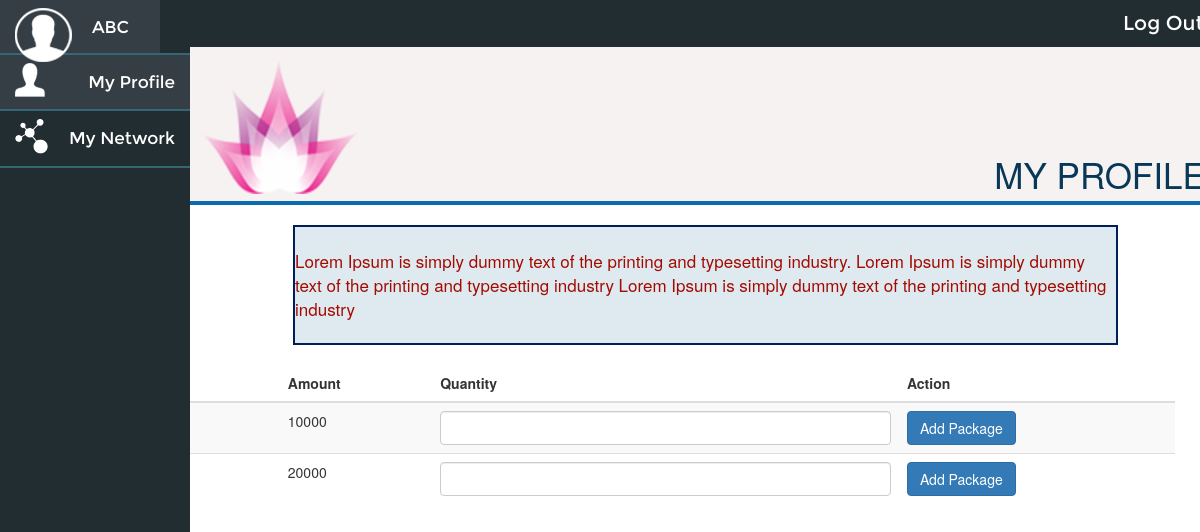
The page /onlineinvestclub/index.php/packages/add_packages on the database as committed earlier.
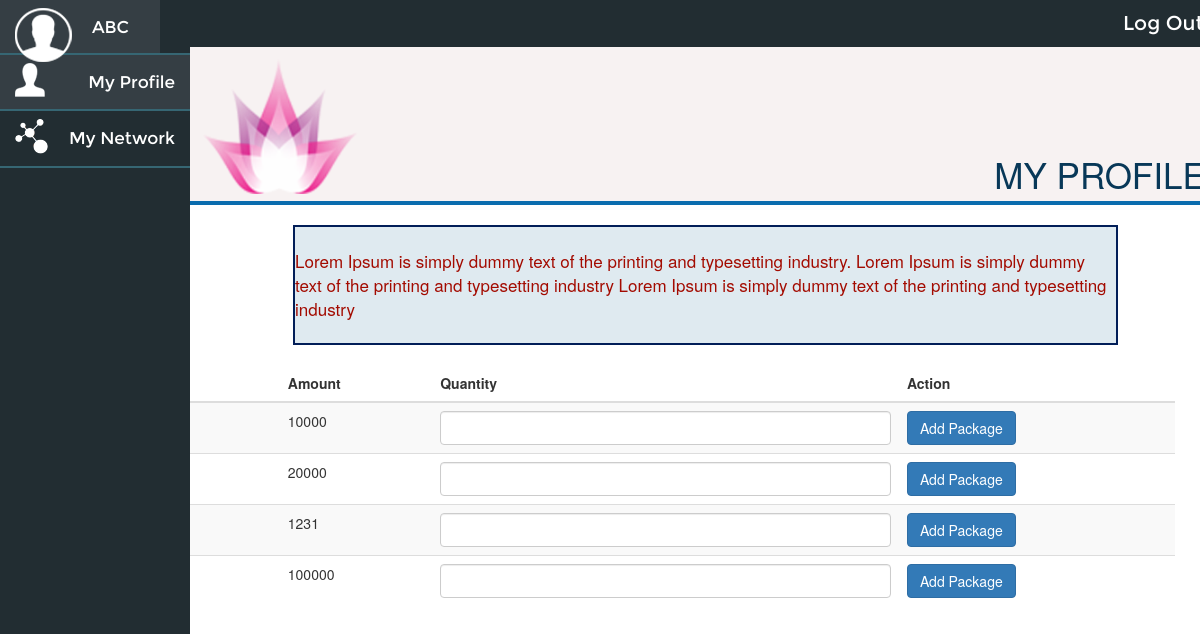
The same page on the database as committed later.
### tables this page shows
CREATE TABLE `package_master` (
  `package_id` int(11) NOT NULL,
  `package_name` varchar(255) NOT NULL,
  `package_amount` float NOT NULL,
  `package_type` varchar(255) NOT NULL,
  `package_image` text NOT NULL,
  `package_desc` text NOT NULL,
  `package_created_date` datetime NOT NULL,
  `package_status` varchar(50) NOT NULL
);

### onlineinvestclub/application/controllers/Packages.php (called while the page is built, shortened)
<?php
class Packages extends CI_Controller {
	public function add_packages()
	{
		$this->load->view('frontend/add_packages');
	}
}

### onlineinvestclub/index.php (called while the page is built, shortened)
<?php
require_once BASEPATH.'core/CodeIgniter.php';

### onlineinvestclub/application/models/Common_model.php (called while the page is built, shortened)
<?php
class Common_model extends CI_Model
{
    function getPackages($package_id,$filterArray = array())
    {
    	$this->db->trans_start();
    	$this->db->select('*');
		$this->db->from('package_master');
		$query = $this->db->get();
		$main_data = array();
		foreach($query->result() as $row)
		{
			$data = array(
							'package_id'=>$row->package_id,
							'package_name'=>$row->package_name,
							'package_amount'=>$row->package_amount,
							'package_type'=>$row->package_type,
							'package_image'=>$row->package_image,
							'package_desc'=>$row->package_desc,
							'package_status'=>$row->package_status,
							'package_created_date'=>$row->package_created_date,
							);
			if($package_id > 0)
			{
				$main_data = $data;
			}else
			{
				array_push($main_data,$data);
			}
		}
    	$this->db->trans_complete();
		return $main_data;
    }
}

### onlineinvestclub/application/helpers/functions_helper.php (called while the page is built, shortened)
<?php
$CI =& get_instance();
function getPackages($package_id=0)
{
	global $CI;
	$result = $CI->Common_model->getPackages($package_id);
	return $result;
}
?>

### onlineinvestclub/application/views/frontend/add_packages.php (the view, shortened to what this page needs)
<?php $this->view('frontend/includes/header1'); ?>
<div class="middle-content">
    <table class="table table-striped">
    <thead>
      <tr>
        <th>Package Name</th>
        <th>Amount</th>
        <th>Quantity</th>
        <th>Action</th>
      </tr>
    </thead>
    <tbody>
      <?php $package_list=getPackages(0,array('package_status'=>'active')); ?>
      <?php foreach ($package_list as $row ) {  ?>
      <tr id="package-id-<?php echo $row['package_id']; ?>">
          <td class="package_name"><?= $row['package_name'];?></td>
          <td><?= $row['package_amount'];?></td>
          <td><input type="text" class="package_quantity form-control"/></td>
          <td>
              <button type="button" class="btn btn-primary addPackage" ng-click="add_package(<?php echo $row['package_id']; ?>)">Add Package</button>
          </td>
      </tr>
      <?php } ?>
    </tbody>
  </table>
</div>
  </div>
</div>
</body>
</html>

### onlineinvestclub/application/views/frontend/includes/header1.php (shortened to what this page needs)
<!DOCTYPE html PUBLIC "-//W3C//DTD XHTML 1.0 Transitional//EN" "http://www.w3.org/TR/xhtml1/DTD/xhtml1-transitional.dtd">
<html xmlns="http://www.w3.org/1999/xhtml">
<head>
<link href="<?= base_url(); ?>assets/frontend/css/print.css" rel="stylesheet" type="text/css" />
<link href="<?= base_url(); ?>assets/frontend/css/global.css" rel="stylesheet" type="text/css" />
<link rel="stylesheet" href="<?= base_url(); ?>assets/css/bootstrap.min.css">
<link rel="stylesheet" href="<?= base_url(); ?>assets/css/jquery-ui.css">
</head>
<body ng-app="MyApp" ng-controller="MyController">
<div id="wrapper">
  <div class="nav-sec">
    <ul>
      <li><a href="<?= site_url(); ?>/dashboard"><span><img src="<?= base_url(); ?>assets/frontend/images/person-img.png" /></span> ABC</a>
      </li>
      <li><a href="<?= site_url(); ?>/profile" class="active"><span><img src="<?= base_url(); ?>assets/frontend/images/my-profile.png" /></span>My Profile</a></li>
      <li><a href="<?= site_url(); ?>/mynetwork"><span><img src="<?= base_url(); ?>assets/frontend/images/network-img.png" /></span>My Network</a></li>
    </ul>
  </div>
  <div id="content">
    <div class="content">
    <div class="logout-sec">
     <a href="<?= site_url(); ?>/logout" class="log-out">Log Out</a>
     </div>
      <div class="bnr">
        <div class="bnrcap">
          <div class="logo"> <a href="#"><img src="<?= base_url(); ?>assets/frontend/images/logo.png" /></a> </div>
          <div class="page-name">
            <h3>My Profile</h3>
          </div>
        </div>
      </div>
    </div>
    <marquee direction="left" behavior="right" class="marquee">Lorem Ipsum is simply dummy text of the printing and typesetting industry. Lorem Ipsum is simply dummy text of the printing and typesetting industry Lorem Ipsum is simply dummy text of the printing and typesetting industry</marquee>

### onlineinvestclub/assets/frontend/css/print.css (style rules this page uses)
body { margin:0; padding:0; font:normal 13px Arial, Helvetica, sans-serif; color:#000; line-height:normal; }
a { color:#000; }
h3 { font-family: 'TrajanProBold'; }
p, a { font-family: 'MontserratRegular'; }
#wrapper { width:100%; margin:0 auto; position:relative; }
.content h3 { color:#6e0b05; font-size:35px; text-transform:uppercase;margin-bottom:15px; text-align:center; }
.nav-sec { position:fixed; left:0; height:100%; background:#222d32;width:190px; }
.nav-sec ul { list-style:none; margin:0; padding:0; }
.nav-sec li:first-child a { height: 53px; float:left; width:84%; text-align:left }
.nav-sec li:first-child span { margin-right:20px }
.nav-sec li { text-align:right; border-bottom:2px solid #366673; }
.nav-sec li a { text-decoration:none; color:#FFFFFF; padding:15px; display:block; font-size:17px; }
.nav-sec li a:hover, .nav-sec li a.active { background:#353e44; }
.nav-sec li span { float:left; margin-top:-7px }
.marquee { border: 2px solid #021e58; padding: 22px 0; font-size: 17px; display: inherit; width: 80%; margin: 20px auto; background:#dfeaf0; color:#a30b01 }
#content { margin-left:190px; float:left; width:85.9%; }
.bnr img { width:100%; }
.bnrcap { width: 100%; background:#f7f2f2; overflow:hidden;padding:7px 0; border-bottom:4px solid #0a6cae;margin-bottom:1px }
.logo { width: 180px; float: left; margin-top: 5px; }
.page-name { float: right; width: 41%; margin-top: 20px; }
.page-name h3 { color: #083858; margin: 0;padding-top: 81px; text-align: right; padding-right: 15px; }
.logout-sec { background:#222d32; }
.log-out { float:right; display: inline-block;font-size:20px; color:#FFFFFF; text-decoration:none; padding:9px 17px }
.middle-content { padding:25px; }

### onlineinvestclub/assets/frontend/css/global.css (style rules this page uses)
html, body, div, span, applet, object, iframe, h1, h2, h3, h4, h5, h6, p, blockquote, pre, a, abbr, acronym, address, big, cite, code, del, dfn, em, font, img, ins, kbd,q, s, samp, small, strike, strong, sub, sup, tt, var, b, u, i, center,dl, dt, dd, ol, ul, li, fieldset, form, label, legend { margin:0; padding:0; border:0; outline:0; font-size:100%; background:transparent; resize:none }
body { line-height:1 }
a, a:hover { text-decoration:none; outline:none }
img { border:none; vertical-align:-2px }
input { visibility:visible; outline:none }

Rows that differ between the two databases and show on the page:
added package_master: package_amount "1231"
added package_master: package_amount "100000"
